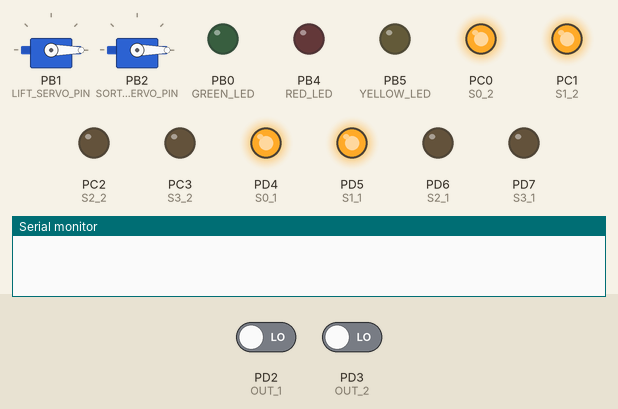
The program below on a simulated ATmega328P, built with avr-gcc and emulated at 16 MHz. Shown: 2 × servo, output pins drawn as LEDs (lit = HIGH), the last lines printed to the serial monitor. The inputs (shaded band) are chosen by the test bench; at power-on: PD2 (OUT_1) LOW, PD3 (OUT_2) LOW. Servo pulses on a pin are drawn as a servo (544–2400 µs = 0–180°); pins used as bus, display or sensor lines are not drawn.

Above: at 0.1 s.
At 20.6 s:
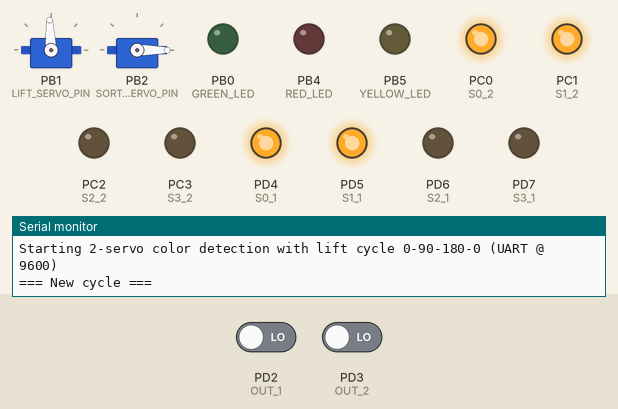
At 22.2 s:
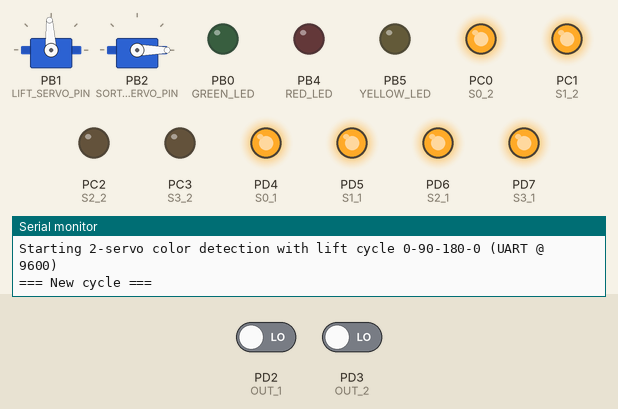
At 22.88 s:
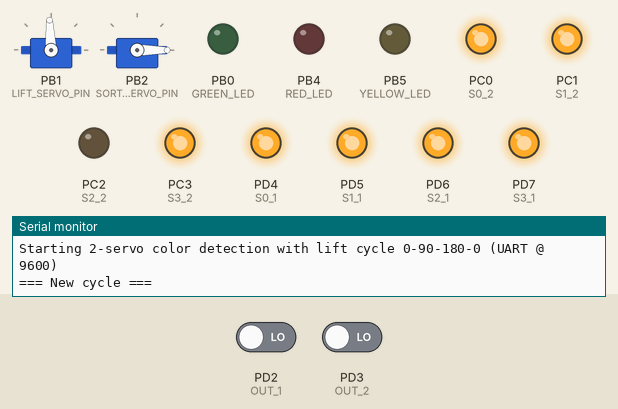
At 23.4 s:
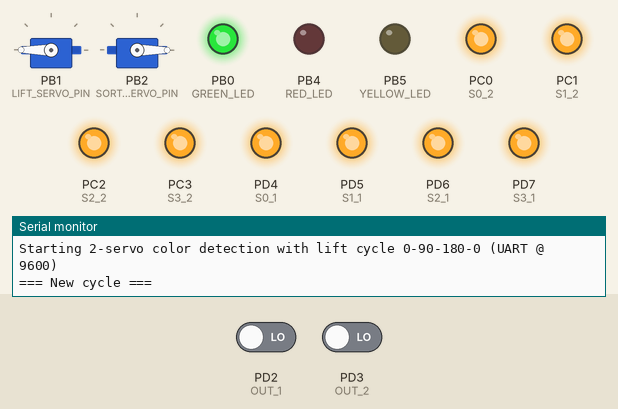
At 24.9 s:
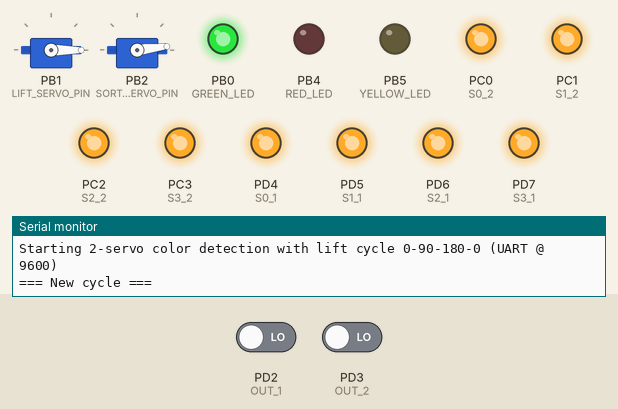
Timing chart, 0 to 26.4 s (numbered marks = the images above):
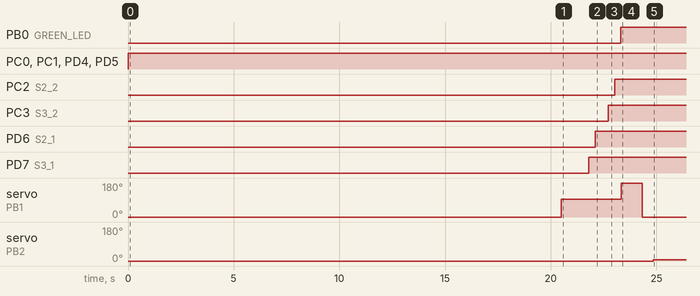

Measured:
- by itself, PB0 (GREEN_LED): LOW → HIGH at 23.3 s
- by itself, PC0 (S0_2), PC1 (S1_2), PD4 (S0_1), PD5 (S1_1): LOW → HIGH at 0.00 s
- by itself, PC2 (S2_2): LOW → HIGH at 23.0 s
- by itself, PC3 (S3_2): LOW → HIGH at 22.7 s
- by itself, PD6 (S2_1): LOW → HIGH at 22.1 s
- by itself, PD7 (S3_1): LOW → HIGH at 21.8 s
- by itself, servo on PB1 (LIFT_SERVO_PIN): 0° → 93° at 20.5 s, → 180° 2.8 s later, → 0° 1.0 s later
- by itself, servo on PB2 (SORT_SERVO_PIN): 0° → 7° at 24.8 s

The program:

main.c
```c
#define F_CPU 16000000UL
#include <avr/io.h>
#include <avr/interrupt.h>
#include <util/delay.h>
#include <string.h>
#include <stdint.h>
#include <stdio.h>      // for sprintf
#include <math.h>       // for fabsf

// --- Pin Definitions (PORTx, PINx, DDRx) ---
#define LIFT_SERVO_PIN    PB1  // OC1A
#define SORT_SERVO_PIN    PB2  // OC1B

#define RED_LED    PB4
#define YELLOW_LED PB5
#define GREEN_LED  PB0

// Sensor 1
#define S0_1 PD4
#define S1_1 PD5
#define S2_1 PD6
#define S3_1 PD7
#define OUT_1 PD2
#define OE_1  PC5

// Sensor 2
#define S0_2 PC0
#define S1_2 PC1
#define S2_2 PC2
#define S3_2 PC3
#define OUT_2 PD3
#define OE_2  PC4

// --- Constants ---
#define NUM_SAMPLES 10
#define GATE_US 20000UL        // 20ms gate time
#define CLOSE_DELTA 0.1f       // tolerance
#define CYCLE_DELAY_MS 20000UL // 20 seconds

// Thresholds
typedef struct {
    float rMin, rMax, bMin, bMax;
} Thresholds;

Thresholds RED_THRESH    = {1.9f, 2.6f, 1.28f, 1.69f};
Thresholds YELLOW_THRESH = {1.3f, 1.5f, 0.65f, 0.8f};
Thresholds GREEN_THRESH  = {0.82f, 1.1f, 0.9f, 1.12f};

// --- Global Variables ---
volatile uint32_t timer0_overflow_count = 0;
uint32_t lastCycle = 0;
int lastColorAngle = -1;

// --- Function Prototypes ---
void uart_init(void);
void uart_transmit(char data);
void uart_print(const char* str);
void uart_println(const char* str);
void uart_print_int(int val);
void uart_print_float(float val);

void timer0_init(void);
uint32_t get_micros(void);
uint32_t millis(void);

void servo_init(void);
void set_servo_angle(uint8_t servo, uint8_t angle);

void sensor_init(void);
void set_sensor_filter(uint8_t sensor, uint8_t s2_state, uint8_t s3_state);
float measureHz(uint8_t sensor, uint8_t s2_state, uint8_t s3_state);
float measureAvg(uint8_t sensor, uint8_t s2_state, uint8_t s3_state);
float distanceFromThreshold(float r, float b, Thresholds t);
const char* detectColorClose(float r, float b);
int colorToAngle(const char* color);
void setLEDs(const char* color);

// --- UART Functions (9600 baud) ---
void uart_init(void) {
    UBRR0H = 0;
    UBRR0L = (F_CPU / 16 / 9600 - 1); // 16MHz, 9600 baud → UBRR0 = 103
    UCSR0B = (1<<RXEN0) | (1<<TXEN0);
    UCSR0C = (1<<UCSZ01) | (1<<UCSZ00); // 8N1
}

void uart_transmit(char data) {
    while (!(UCSR0A & (1<<UDRE0)));
    UDR0 = data;
}

void uart_print(const char* str) {
    while (*str) uart_transmit(*str++);
}

void uart_println(const char* str) {
    uart_print(str);
    uart_print("\r\n");
}

void uart_print_int(int val) {
    char buf[12];
    sprintf(buf, "%d", val);
    uart_print(buf);
}

void uart_print_float(float val) {
    int i = (int)val;
    int frac = (int)((val - i) * 100);
    if (frac < 0) frac = -frac;
    uart_print_int(i);
    uart_transmit('.');
    if (frac < 10) uart_transmit('0');
    uart_print_int(frac);
}

// --- Microsecond Timer (Timer0) ---
void timer0_init(void) {
    TCCR0A = 0;
    TCCR0B = (1<<CS01) | (1<<CS00); // prescaler 64 => 1 tick = 4us @16MHz
    TIMSK0 = (1<<TOIE0);            // enable overflow interrupt
    sei();                          // enable global interrupts
}

ISR(TIMER0_OVF_vect) {
    timer0_overflow_count++;
}

uint32_t get_micros(void) {
    uint8_t oldSREG = SREG;
    cli();
    uint32_t m = timer0_overflow_count;
    uint8_t t = TCNT0;
    SREG = oldSREG;
    return (m * 256UL + t) * 4UL; // each tick = 4us
}

uint32_t millis(void) {
    uint8_t oldSREG = SREG;
    cli();
    uint32_t m = timer0_overflow_count;
    SREG = oldSREG;
    return m * (256UL * 4UL / 1000); // 256 * 4us = 1.024ms per overflow
}

// --- Servo PWM (Timer1 - 50Hz, 20ms period) ---
void servo_init(void) {
    DDRB |= (1<<LIFT_SERVO_PIN) | (1<<SORT_SERVO_PIN); // Set OC1A/OC1B as output

    // Fast PWM, TOP=ICR1, non-inverting
    TCCR1A = (1<<COM1A1) | (1<<COM1B1) | (1<<WGM11);
    TCCR1B = (1<<WGM13) | (1<<WGM12) | (1<<CS11); // prescaler 8

    ICR1 = 40000; // 20ms period: 16MHz/8 = 2MHz, 2MHz * 0.02s = 40000

    // Initial positions
    OCR1A = 1000; // 0° ~ 1ms pulse (1000 ticks @ 0.5us/tick)
    OCR1B = 1000;
}

void set_servo_angle(uint8_t servo, uint8_t angle) {
    // Angle 0-180 maps to 1000-5000 (1ms to 2.5ms pulse width)
    uint16_t pulse = 1000 + (uint32_t)angle * 4000 / 180;
    if (servo == 0) {
        OCR1A = pulse;
    } else if (servo == 1) {
        OCR1B = pulse;
    }
}

// --- GPIO Helper Macros ---
#define SET_BIT(reg, bit)   ((reg) |= (1<<(bit)))
#define CLEAR_BIT(reg, bit) ((reg) &= ~(1<<(bit)))
#define TOGGLE_BIT(reg, bit) ((reg) ^= (1<<(bit)))
#define READ_BIT(reg, bit)  (((reg) >> (bit)) & 1)

// --- Sensor Control Functions ---
void sensor_init(void) {
    // Sensor 1
    DDRD |= (1<<S0_1) | (1<<S1_1) | (1<<S2_1) | (1<<S3_1);
    DDRC |= (1<<OE_1);
    // Sensor 2
    DDRC |= (1<<S0_2) | (1<<S1_2) | (1<<S2_2) | (1<<S3_2) | (1<<OE_2);

    // Output Enable = LOW (active)
    CLEAR_BIT(PORTC, OE_1);
    CLEAR_BIT(PORTC, OE_2);

    // Frequency scaling: S0=S1=HIGH (20% scaling)
    SET_BIT(PORTD, S0_1); SET_BIT(PORTD, S1_1);
    SET_BIT(PORTC, S0_2); SET_BIT(PORTC, S1_2);
}

void set_sensor_filter(uint8_t sensor, uint8_t s2_state, uint8_t s3_state) {
    if (sensor == 0) {
        if (s2_state) SET_BIT(PORTD, S2_1); else CLEAR_BIT(PORTD, S2_1);
        if (s3_state) SET_BIT(PORTD, S3_1); else CLEAR_BIT(PORTD, S3_1);
    } else {
        if (s2_state) SET_BIT(PORTC, S2_2); else CLEAR_BIT(PORTC, S2_2);
        if (s3_state) SET_BIT(PORTC, S3_2); else CLEAR_BIT(PORTC, S3_2);
    }
    _delay_us(200);
}

float measureHz(uint8_t sensor, uint8_t s2_state, uint8_t s3_state) {
    uint8_t out_pin = (sensor == 0) ? OUT_1 : OUT_2;
    volatile uint8_t* pin_reg = (sensor == 0) ? &PIND : &PIND; // OUT_1/OUT_2 both on PORTD

    set_sensor_filter(sensor, s2_state, s3_state);

    uint32_t tstart = get_micros();
    uint32_t cycles = 0;

    while ((get_micros() - tstart) < GATE_US) {
        uint32_t highT = 0, lowT = 0;
        uint32_t timeout = tstart + GATE_US;

        // Measure HIGH pulse
        while (READ_BIT(*pin_reg, out_pin) == 0 && get_micros() < timeout);
        uint32_t start_high = get_micros();
        while (READ_BIT(*pin_reg, out_pin) == 1 && get_micros() < timeout);
        highT = get_micros() - start_high;

        // Measure LOW pulse
        while (READ_BIT(*pin_reg, out_pin) == 1 && get_micros() < timeout);
        uint32_t start_low = get_micros();
        while (READ_BIT(*pin_reg, out_pin) == 0 && get_micros() < timeout);
        lowT = get_micros() - start_low;

        if (highT == 0 || lowT == 0) break;
        cycles++;
    }

    float seconds = (get_micros() - tstart) / 1000000.0f;
    if (seconds <= 0 || cycles == 0) return 0.0f;
    return cycles / seconds;
}

float measureAvg(uint8_t sensor, uint8_t s2_state, uint8_t s3_state) {
    float sum = 0.0f;
    for (uint8_t i = 0; i < NUM_SAMPLES; i++) {
        sum += measureHz(sensor, s2_state, s3_state);
        _delay_ms(10); // small delay between samples
    }
    return sum / NUM_SAMPLES;
}

float distanceFromThreshold(float r, float b, Thresholds t) {
    float dr = (r < t.rMin) ? (t.rMin - r) : (r > t.rMax ? r - t.rMax : 0.0f);
    float db = (b < t.bMin) ? (t.bMin - b) : (b > t.bMax ? b - t.bMax : 0.0f);
    return dr + db;
}

const char* detectColorClose(float r, float b) {
    float dR = distanceFromThreshold(r, b, RED_THRESH);
    float dY = distanceFromThreshold(r, b, YELLOW_THRESH);
    float dG = distanceFromThreshold(r, b, GREEN_THRESH);

    if (dR <= dY && dR <= dG) return "Red";
    if (dY <= dR && dY <= dG) return "Yellow";
    return "Green";
}

int colorToAngle(const char* color) {
    if (color[0] == 'G') return 10;
    if (color[0] == 'R') return 65;
    if (color[0] == 'Y') return 120;
    return 175; // Unknown
}

void setLEDs(const char* color) {
    if (color[0] == 'R') {
        SET_BIT(PORTB, RED_LED);
        CLEAR_BIT(PORTB, YELLOW_LED);
        CLEAR_BIT(PORTB, GREEN_LED);
    } else if (color[0] == 'Y') {
        CLEAR_BIT(PORTB, RED_LED);
        SET_BIT(PORTB, YELLOW_LED);
        CLEAR_BIT(PORTB, GREEN_LED);
    } else if (color[0] == 'G') {
        CLEAR_BIT(PORTB, RED_LED);
        CLEAR_BIT(PORTB, YELLOW_LED);
        SET_BIT(PORTB, GREEN_LED);
    } else {
        CLEAR_BIT(PORTB, RED_LED);
        CLEAR_BIT(PORTB, YELLOW_LED);
        CLEAR_BIT(PORTB, GREEN_LED);
    }
}

// --- Main ---
int main(void) {
    // Initialize
    uart_init();
    timer0_init();
    servo_init();

    // LED pins
    DDRB |= (1<<RED_LED) | (1<<YELLOW_LED) | (1<<GREEN_LED);
    CLEAR_BIT(PORTB, RED_LED);
    CLEAR_BIT(PORTB, YELLOW_LED);
    CLEAR_BIT(PORTB, GREEN_LED);

    sensor_init();

    // Start servos
    set_servo_angle(0, 0); // lift
    set_servo_angle(1, 0); // sort
    _delay_ms(500);

    uart_println("Starting 2-servo color detection with lift cycle 0-90-180-0 (UART @ 9600)");

    while (1) {
        uint32_t now = millis();
        if ((now - lastCycle) < CYCLE_DELAY_MS) continue;
        lastCycle = now;

        uart_println("=== New cycle ===");

        // 1) Lift servo: 0 -> 90
        set_servo_angle(0, 90);
        _delay_ms(1000);

        // 2) Measure sensors
        float R_1 = measureAvg(0, 0, 0); // S2=LOW, S3=LOW (Red)
        float B_1 = measureAvg(0, 0, 1); // S2=LOW, S3=HIGH (Blue)
        float G_1 = measureAvg(0, 1, 1); // S2=HIGH, S3=HIGH (Green)
        float rOverG_1 = (G_1 > 0) ? R_1 / G_1 : 0.0f;
        float bOverG_1 = (G_1 > 0) ? B_1 / G_1 : 0.0f;

        float R_2 = measureAvg(1, 0, 0);
        float B_2 = measureAvg(1, 0, 1);
        float G_2 = measureAvg(1, 1, 1);
        float rOverG_2 = (G_2 > 0) ? R_2 / G_2 : 0.0f;
        float bOverG_2 = (G_2 > 0) ? B_2 / G_2 : 0.0f;

        // Compare sensors
        const char* finalColor;
        if (fabsf(rOverG_1 - rOverG_2) < CLOSE_DELTA && fabsf(bOverG_1 - bOverG_2) < CLOSE_DELTA) {
            finalColor = detectColorClose(rOverG_1, bOverG_1);
        } else {
            const char* c1 = detectColorClose(rOverG_1, bOverG_1);
            const char* c2 = detectColorClose(rOverG_2, bOverG_2);
            Thresholds t1 = (c1[0]=='R') ? RED_THRESH : (c1[0]=='Y' ? YELLOW_THRESH : GREEN_THRESH);
            Thresholds t2 = (c2[0]=='R') ? RED_THRESH : (c2[0]=='Y' ? YELLOW_THRESH : GREEN_THRESH);
            float d1 = distanceFromThreshold(rOverG_1, bOverG_1, t1);
            float d2 = distanceFromThreshold(rOverG_2, bOverG_2, t2);
            finalColor = (d1 <= d2) ? c1 : c2;
        }

        setLEDs(finalColor);

        // 3) Lift: 90 -> 180
        set_servo_angle(0, 180);
        _delay_ms(1000);

        // 4) Lift: 180 -> 0
        set_servo_angle(0, 0);
        _delay_ms(500);

        // 5) Sort servo if color changed
        int angle = colorToAngle(finalColor);
        if (angle != lastColorAngle) {
            set_servo_angle(1, angle);
            lastColorAngle = angle;
            _delay_ms(1000);
        }

        uart_print("Detected Color: ");
        uart_println(finalColor);
        uart_println("------------------------");
    }
}
```
